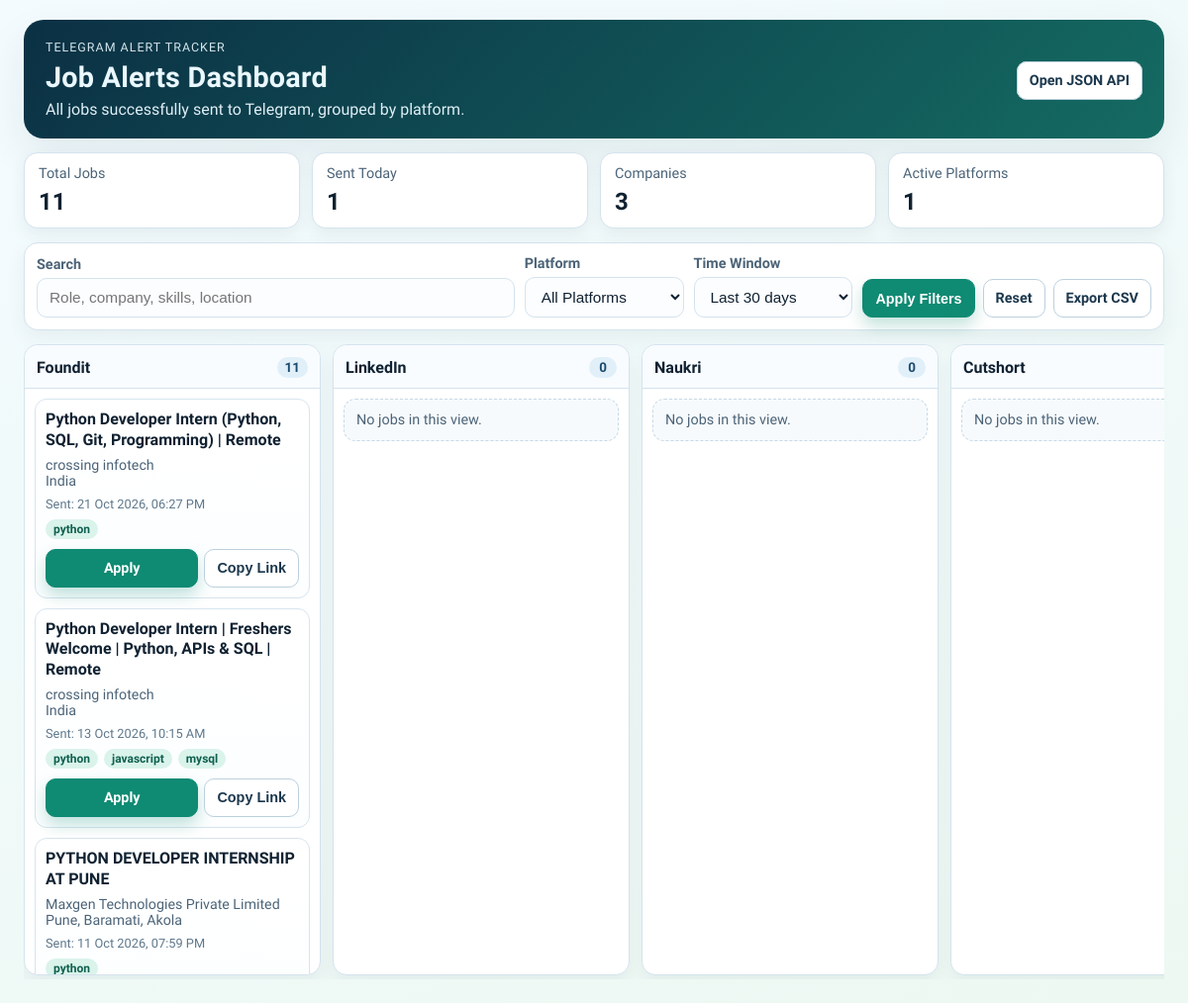
The page / on the database its author committed.
### tables this page shows
CREATE TABLE sent_alerts (
            id INTEGER PRIMARY KEY AUTOINCREMENT,
            job_key TEXT UNIQUE NOT NULL,
            source TEXT NOT NULL,
            title TEXT NOT NULL,
            company TEXT,
            location TEXT,
            link TEXT NOT NULL,
            matched_skills TEXT,
            all_skills TEXT,
            description TEXT,
            min_experience REAL,
            max_experience REAL,
            sent_at TEXT NOT NULL
        );

### web_app.py (the view)
@app.route("/")
def dashboard():
    init_dashboard_db()
    search_text = (request.args.get("q") or "").strip()
    source_filter = (request.args.get("source") or "all").strip()
    days_filter_raw, days_limit = normalize_days_filter(request.args.get("days"))
    jobs = fetch_jobs(search_text=search_text, days_limit=days_limit, source_filter=source_filter)
    grouped = group_jobs_by_source(jobs)
    stats = compute_stats(jobs)
    return render_template(
        "dashboard.html",
        jobs_by_source=grouped,
        source_order=SOURCE_ORDER,
        stats=stats,
        filters={
            "q": search_text,
            "source": source_filter,
            "days": days_filter_raw,
        },
    )

### web_app.py (called while the page is built)
def get_connection():
    conn = sqlite3.connect(DB_PATH)
    conn.row_factory = sqlite3.Row
    return conn

def init_dashboard_db():
    conn = get_connection()
    cursor = conn.cursor()
    cursor.execute(
        """
        CREATE TABLE IF NOT EXISTS sent_alerts (
            id INTEGER PRIMARY KEY AUTOINCREMENT,
            job_key TEXT UNIQUE NOT NULL,
            source TEXT NOT NULL,
            title TEXT NOT NULL,
            company TEXT,
            location TEXT,
            link TEXT NOT NULL,
            matched_skills TEXT,
            all_skills TEXT,
            description TEXT,
            min_experience REAL,
            max_experience REAL,
            sent_at TEXT NOT NULL
        )
        """
    )
    conn.commit()
    conn.close()

def safe_int(value, fallback):
    try:
        return int(value)
    except (TypeError, ValueError):
        return fallback

def normalize_days_filter(value):
    if value is None or value == "":
        value = DEFAULT_DAYS_FILTER
    value = str(value).strip().lower()
    if value == "all":
        return "all", None
    parsed = safe_int(value, 30)
    if parsed < 1:
        parsed = 1
    if parsed > 3650:
        parsed = 3650
    return str(parsed), parsed

def parse_sent_at(sent_at):
    if not sent_at:
        return None
    try:
        normalized = sent_at.replace("Z", "+00:00")
        return datetime.fromisoformat(normalized)
    except ValueError:
        return None

def format_sent_at(sent_at):
    dt = parse_sent_at(sent_at)
    if dt is None:
        return sent_at or "-"
    local_dt = dt.astimezone()
    return local_dt.strftime("%d %b %Y, %I:%M %p")

def group_jobs_by_source(jobs):
    grouped = {source: [] for source in SOURCE_ORDER}
    for job in jobs:
        source = job.get("source", "Other")
        if source not in grouped:
            source = "Other"
        grouped[source].append(job)
    return grouped

### templates/dashboard.html (shortened to what this page needs)
<!doctype html>
<html lang="en">
<head>
    <link rel="stylesheet" href="{{ url_for('static', filename='dashboard.css') }}">
</head>
<body>
    <main class="page-shell">
        <header class="hero">
            <div class="hero-text">
                <p class="eyebrow">Telegram Alert Tracker</p>
                <h1>Job Alerts Dashboard</h1>
                <p class="subtitle">All jobs successfully sent to Telegram, grouped by platform.</p>
            </div>
            <div class="hero-actions">
                <a class="btn ghost" href="/api/jobs?q={{ filters.q|urlencode }}&source={{ filters.source|urlencode }}&days={{ filters.days|urlencode }}" target="_blank" rel="noopener noreferrer">Open JSON API</a>
            </div>
        </header>
        <section class="stats-grid">
            <article class="stat-card">
                <p>Total Jobs</p>
                <strong>{{ stats.total_jobs }}</strong>
            </article>
            <article class="stat-card">
                <p>Sent Today</p>
                <strong>{{ stats.today_jobs }}</strong>
            </article>
            <article class="stat-card">
                <p>Companies</p>
                <strong>{{ stats.companies }}</strong>
            </article>
            <article class="stat-card">
                <p>Active Platforms</p>
                <strong>{{ stats.active_sources }}</strong>
            </article>
        </section>
        <section class="filter-wrap">
            <form class="filters" method="get" action="/">
                <label>
                    Search
                    <input type="text" name="q" value="{{ filters.q }}" placeholder="Role, company, skills, location">
                </label>
                <label>
                    Platform
                    <select name="source">
                        <option value="all" {% if filters.source|lower == "all" %}selected{% endif %}>All Platforms</option>
                    </select>
                </label>
                <label>
                    Time Window
                    <select name="days">
                        <option value="30" {% if filters.days == "30" %}selected{% endif %}>Last 30 days</option>
                    </select>
                </label>
                <div class="filter-actions">
                    <button class="btn primary" type="submit">Apply Filters</button>
                    <a class="btn ghost" href="/">Reset</a>
                    <a class="btn ghost" href="/export.csv?q={{ filters.q|urlencode }}&source={{ filters.source|urlencode }}&days={{ filters.days|urlencode }}">Export CSV</a>
                </div>
            </form>
        </section>
        <section class="board-wrap">
            <div class="board">
                {% for source in source_order %}
                <article class="source-column">
                    <header class="source-header">
                        <h2>{{ source }}</h2>
                        <span class="count">{{ jobs_by_source[source]|length }}</span>
                    </header>
                    <div class="card-stack">
                        {% if jobs_by_source[source]|length == 0 %}
                        <p class="empty-state">No jobs in this view.</p>
                        {% else %}
                        {% for job in jobs_by_source[source] %}
                        <article class="job-card" style="--delay: {{ loop.index0 }};">
                            <h3>{{ job.title }}</h3>
                            <p class="meta">{{ job.company }}</p>
                            <p class="meta">{{ job.location }}</p>
                            <p class="sent-at">Sent: {{ job.sent_at_display }}</p>
                            {% if job.matched_skills_list %}
                            <div class="chips">
                                {% for skill in job.matched_skills_list %}
                                <span class="chip">{{ skill }}</span>
                                {% endfor %}
                            </div>
                            {% endif %}
                            <div class="card-actions">
                                <a class="btn primary apply-btn" href="{{ job.link }}" target="_blank" rel="noopener noreferrer">Apply</a>
                                <button class="btn ghost copy-btn" type="button" data-link="{{ job.link }}">Copy Link</button>
                            </div>
                        </article>
                        {% endfor %}
                        {% endif %}
                    </div>
                </article>
                {% endfor %}
            </div>
        </section>
    </main>
</body>
</html>

### rows shown on the page
sent_alerts: title "Python Developer Intern (Python, SQL, Git, Programming) | Remote", company "crossing infotech", location "India", sent_at_display "21 Oct 2026, 06:27 PM", matched_skills "python"
sent_alerts: title "Python Developer Intern | Freshers Welcome | Python, APIs & SQL | Remote", company "crossing infotech", location "India", sent_at_display "13 Oct 2026, 10:15 AM", matched_skills_list "python" "javascript" "mysql"
sent_alerts: title "PYTHON DEVELOPER INTERNSHIP AT PUNE", company "Maxgen Technologies Private Limited", location "Pune, Baramati, Akola", sent_at_display "11 Oct 2026, 07:59 PM", matched_skills "python"

### other values the page prints
{{ stats.total_jobs }} "11"
{{ stats.today_jobs }} "1"
{{ stats.companies }} "3"
{{ stats.active_sources }} "1"
{{ source }} "Foundit" "LinkedIn" "Naukri" "Cutshort"
{{ jobs_by_source[source]|length }} "11" "0" "0"
